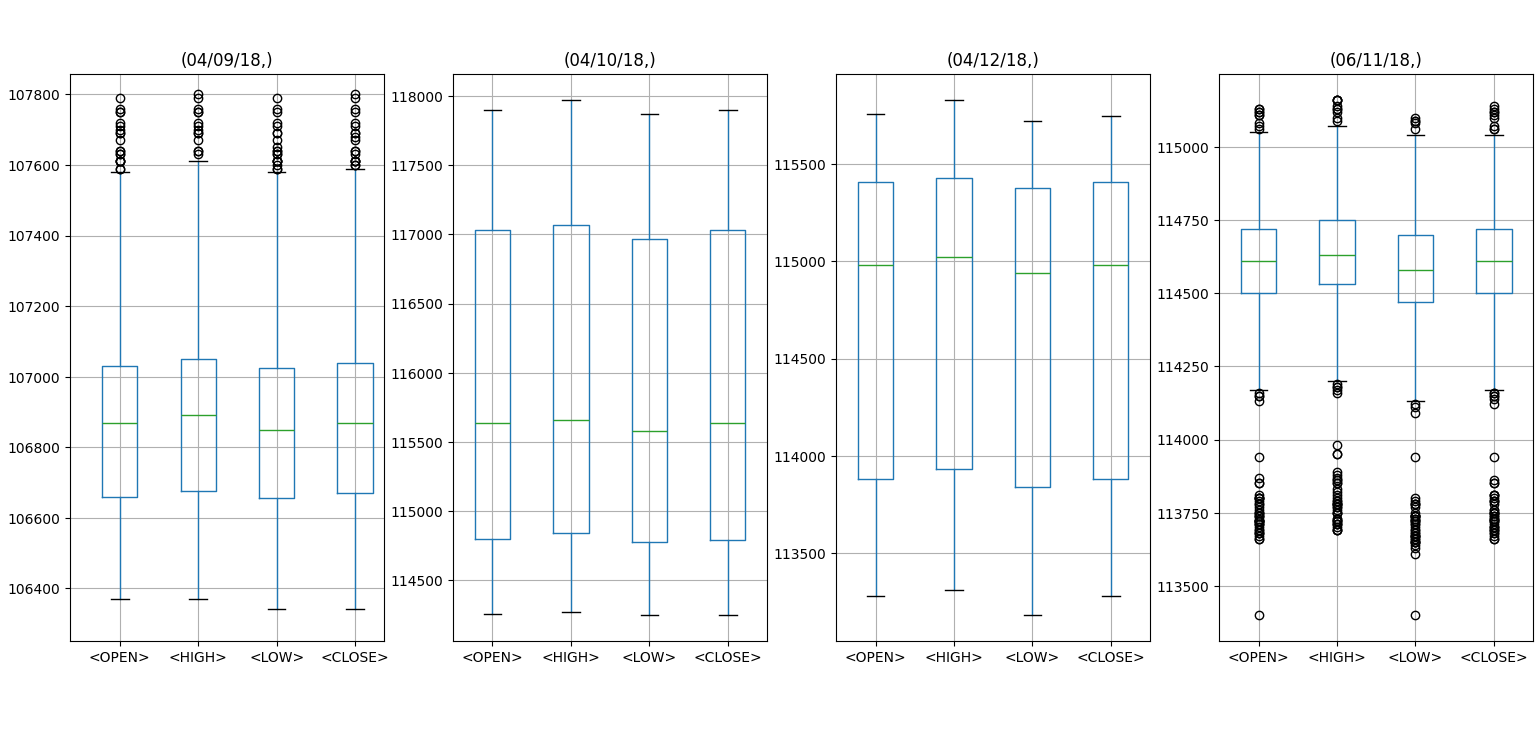

Generate this figure with Python:
import matplotlib.pyplot as plt
import pandas as pd


df = pd.read_csv("add_task2.csv")
fig, ax = plt.subplots(1, 4,figsize=(20, 4))
df.groupby(['<DATE>']).boxplot(column="<OPEN>,<HIGH>,<LOW>,<CLOSE>".split(","), ax=ax)
plt.show()
